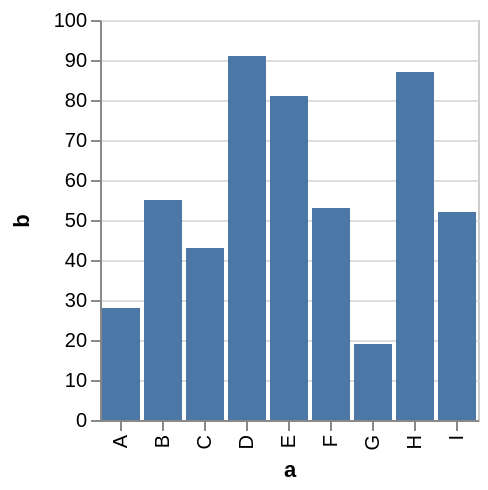

The Vega-Lite source for this figure:
### Vega specification from a JSON file in a GitHub repository (floating-point values rounded to 4 significant figures)
{"$schema": "https://vega.github.io/schema/vega/v3.0.json", "description": "A simple bar chart with embedded data.", "autosize": "pad", "padding": 5, "encode": {"update": {"stroke": {"value": "#ccc"}, "fill": {"value": "transparent"}}}, "data": [{"name": "source_0", "values": [{"a": "A", "b": 28}, {"a": "B", "b": 55}, {"a": "C", "b": 43}, {"a": "D", "b": 91}, {"a": "E", "b": 81}, {"a": "F", "b": 53}, {"a": "G", "b": 19}, {"a": "H", "b": 87}, {"a": "I", "b": 52}]}, {"name": "data_0", "source": "source_0", "transform": [{"type": "formula", "expr": "toNumber(datum[\"b\"])", "as": "b"}, {"type": "filter", "expr": "datum[\"b\"] !== null && !isNaN(datum[\"b\"])"}]}], "signals": [{"name": "x_step", "value": 21}, {"name": "width", "update": "bandspace(domain('x').length, 0.1, 0.05) * x_step"}, {"name": "height", "update": "200"}], "marks": [{"name": "marks", "type": "rect", "role": "bar", "from": {"data": "data_0"}, "encode": {"update": {"x": {"scale": "x", "field": "a"}, "width": {"scale": "x", "band": true}, "y": {"scale": "y", "field": "b"}, "y2": {"scale": "y", "value": 0}, "fill": {"value": "#4c78a8"}, "tooltip": {"signal": "format(datum[\"b\"], '')"}}}}], "scales": [{"name": "x", "type": "band", "domain": {"data": "data_0", "field": "a", "sort": true}, "range": {"step": {"signal": "x_step"}}, "round": true, "paddingInner": 0.1, "paddingOuter": 0.05}, {"name": "y", "type": "linear", "domain": {"data": "data_0", "field": "b"}, "range": [{"signal": "height"}, 0], "round": true, "nice": true, "zero": true}], "axes": [{"scale": "x", "orient": "bottom", "tickCount": 5, "title": "a", "zindex": 1, "encode": {"labels": {"update": {"angle": {"value": 270}, "align": {"value": "right"}, "baseline": {"value": "middle"}}}}}, {"scale": "y", "maxExtent": 30, "minExtent": 30, "orient": "left", "title": "b", "zindex": 1}, {"scale": "y", "domain": false, "grid": true, "labels": false, "orient": "left", "ticks": false, "zindex": 0, "gridScale": "x"}], "config": {"axis": {"quantitativeExtent": 30}}}
